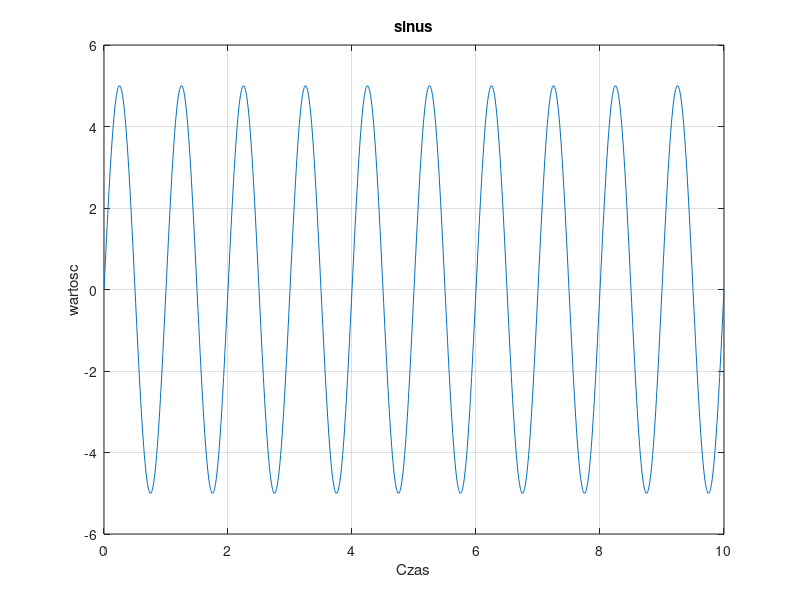
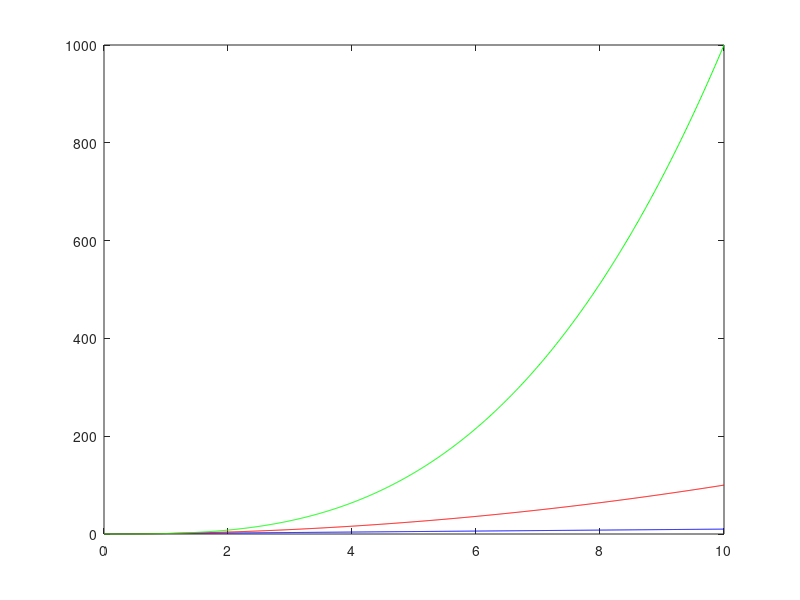
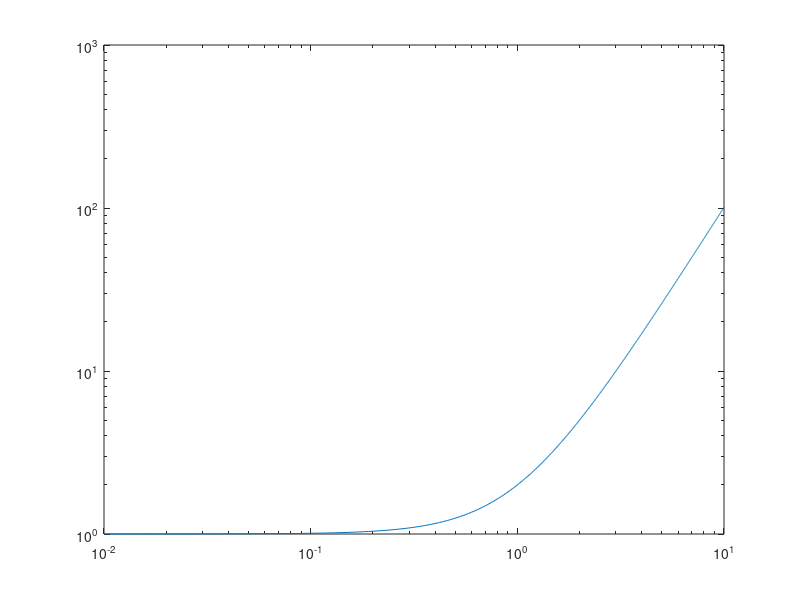
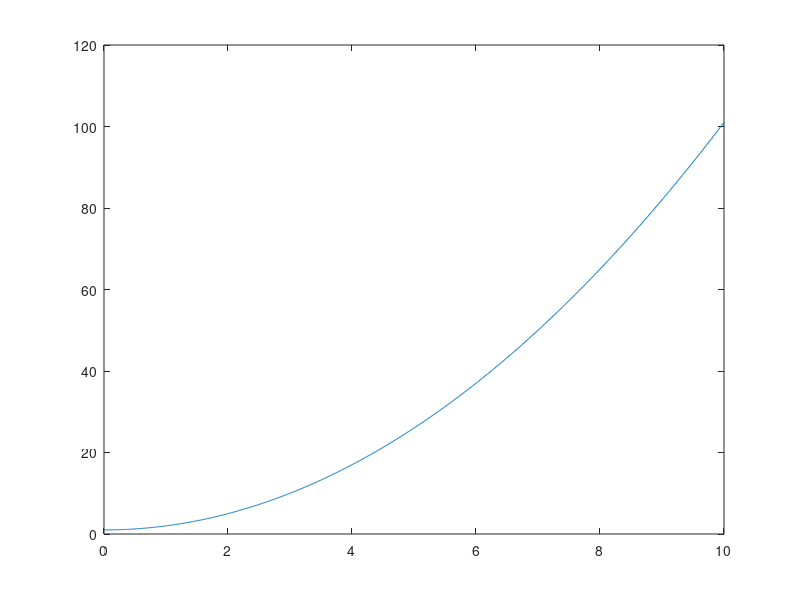

Here is the MATLAB script that generated these plots, in order: (Note: this script raises an error after producing the figures.)
clear all
clc
close all
t = 0:0.01:10;
figure(1);
s=5*sin(2*pi*t);
plot(t,s);
grid()
xlabel('Czas')
ylabel('wartosc')
title('sinus')
ylim([-6 6])


figure(2);
plot(t, t, 'b');    % f(x) = x
hold on            
plot(t, t.^2, 'r'); % f(x) = x^2  
plot(t, t.^3, 'g'); % f(x) = x^3
hold off  

figure(3);
loglog(t,t.^2+1); % f(x) = x^2+1 w skali logarytmicznej 

figure(4);
plot(t,t.^2+1); % f(x) = x^2+1 w skali logarytmicznej 
yscale("log")

figure(5);
subplot(3,1,1);
plot(t, t, 'b');    % f(x) = x
xlabel('Czas')
ylabel('wartosc')
title('x')
subplot(3,1,2)
plot(t, t.^2, 'r'); % f(x) = x^2  
xlabel('Czas')
ylabel('wartosc')
title('x^2')
subplot(3,1,3);
plot(t, t.^3, 'g'); % f(x) = x^3
xlabel('Czas')
ylabel('wartosc')
title('x^3')
figura_5=figure(5);
savefig(figura_5,"Figura_nr_5");
